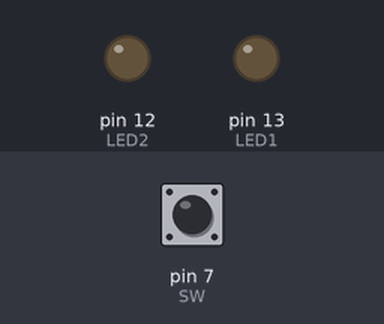
A sketch run on a simulated Arduino Uno, built with avr-gcc and run on an emulated ATmega328P. Shown: output pins drawn as LEDs (lit = HIGH). Dashed ring = blinking. The inputs (shaded band) are chosen by the test bench; at power-on: pin 7 (SW) LOW.

Above: at 1.2 s.
1.3 s: pin 7 (SW) pulled HIGH for 1 s
At 2.9 s:
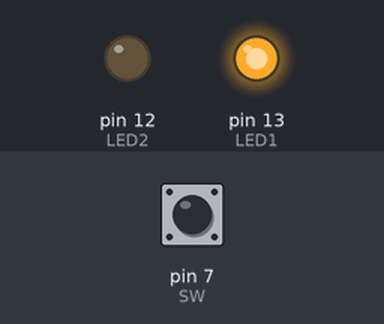
4.3 s: pin 7 (SW) pulled HIGH for 3.2 s
At 4.45 s:
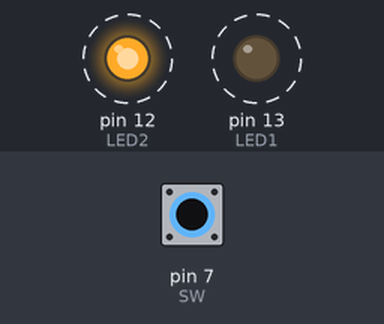
Timing chart, 0 to 9.0 s (numbered marks = the images above; inputs shaded):
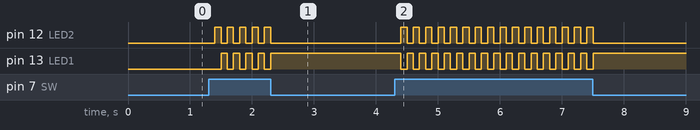

Measured:
- after the input at 1.3 s, pin 12 (LED2): alternates HIGH for 0.10 s and LOW for 0.10 s, 10 changes in all, then stays LOW, starting after 0.10 s; pin 13 (LED1): alternates HIGH for 0.10 s and LOW for 0.10 s, 9 changes in all, then stays HIGH, starting after 0.20 s
- after the input at 4.3 s, pin 12 (LED2): alternates HIGH for 0.10 s and LOW for 0.10 s, 32 changes in all, then stays LOW, starting after 0.10 s; pin 13 (LED1): alternates HIGH for 0.10 s and LOW for 0.10 s, 32 changes in all, then stays HIGH, starting after 0.10 s

The sketch:

4._Toggle_2_LED_using_Pushbutton.ino
```cpp
//4. Toggle 2 LED using Pushbutton
//(C) Bassar Patel bassar@aol.in
//https://github.com/PatelBassar/ArduinoDay-2018
int LED1=13;
int LED2=12;
int SW=7;
boolean state = true; // declare variable state as boolean
int val=0;

void setup()
{
  pinMode(LED1,OUTPUT);
  pinMode(LED2,OUTPUT);
  pinMode(SW,INPUT);
 }
void loop()
{
  val=digitalRead(SW);
  delay(100); // Software debouncing

if(val==HIGH)

{state=!state; // Complimenting the status of LED
  digitalWrite(LED1,state);
  digitalWrite(LED2,!state);
}
}
```
